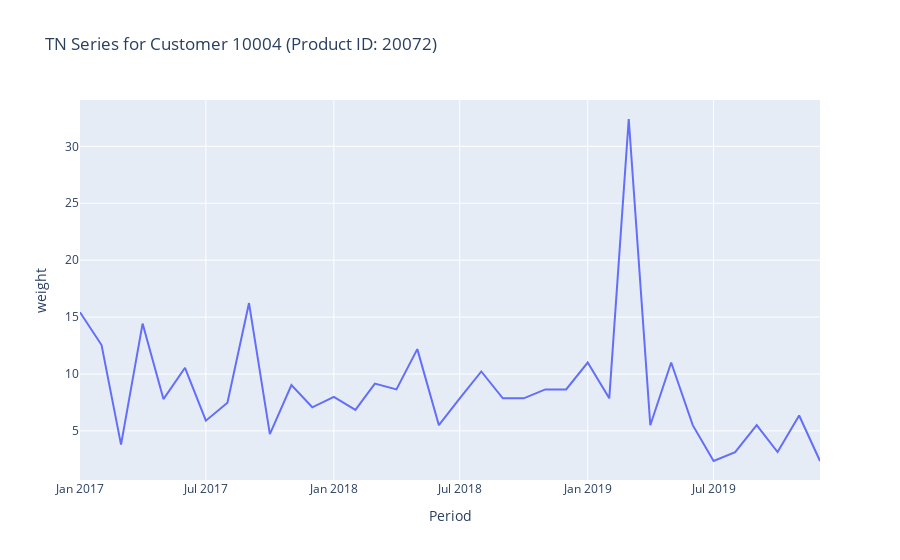

The notebook cell saved with this chart:
### Code cell
prod_id = 20072
col = 'weight'

# Pivot the dataframe to have customer_id as columns and periodo as the index
df_filtered_product = df_final.copy()
df_filtered_product =  df_filtered_product[(df_filtered_product['product_id'] == prod_id)]
df_filtered_product.reset_index(inplace=True)
# Find the customer_id with the maximum value of the column col
max_customer_id = df_filtered_product.loc[df_filtered_product[col].idxmax(), 'customer_id']

print(f'The customer_id with the maximum value in the column {col} is {max_customer_id}')



df_filtered_product =  df_filtered_product[(df_filtered_product['customer_id'] == max_customer_id)]



df_filtered_product.reset_index(inplace=True)
df_pivot = df_filtered_product.pivot(index='periodo', columns='customer_id', values= col)

# Convert 'periodo' from PeriodIndex to Timestamp
df_pivot.index = df_pivot.index.to_timestamp()

#Create the plot using Plotly
fig = go.Figure()

for column in df_pivot.columns:
    fig.add_trace(go.Scatter(x=df_pivot.index, y=df_pivot[column], mode='lines', name=f'Customer {column}'))

# Customize the layout
fig.update_layout(
    title=f'TN Series for Customer {max_customer_id} (Product ID: {prod_id})',
    xaxis_title='Period',
    yaxis_title=col,
    hovermode='x unified'
)

# Show the plot
fig.show()

### Figure 1 — Plotly figure (JSON) as saved in the notebook; plotly's stock layout.template omitted (floating-point values rounded to 4 significant figures)
{"data": [{"mode": "lines", "name": "Customer 10004", "type": "scatter", "x": ["2017-01-01T00:00:00", "2017-02-01T00:00:00", "2017-03-01T00:00:00", "2017-04-01T00:00:00", "2017-05-01T00:00:00", "2017-06-01T00:00:00", "2017-07-01T00:00:00", "2017-08-01T00:00:00", "2017-09-01T00:00:00", "2017-10-01T00:00:00", "2017-11-01T00:00:00", "2017-12-01T00:00:00", "2018-01-01T00:00:00", "2018-02-01T00:00:00", "2018-03-01T00:00:00", "2018-04-01T00:00:00", "2018-05-01T00:00:00", "2018-06-01T00:00:00", "2018-07-01T00:00:00", "2018-08-01T00:00:00", "2018-09-01T00:00:00", "2018-10-01T00:00:00", "2018-11-01T00:00:00", "2018-12-01T00:00:00", "2019-01-01T00:00:00", "2019-02-01T00:00:00", "2019-03-01T00:00:00", "2019-04-01T00:00:00", "2019-05-01T00:00:00", "2019-06-01T00:00:00", "2019-07-01T00:00:00", "2019-08-01T00:00:00", "2019-09-01T00:00:00", "2019-10-01T00:00:00", "2019-11-01T00:00:00", "2019-12-01T00:00:00"], "y": [15.43, 12.55, 3.8, 14.43, 7.797, 10.55, 5.897, 7.469, 16.23, 4.717, 9.025, 7.076, 7.993, 6.847, 9.156, 8.649, 12.19, 5.504, 7.862, 10.22, 7.862, 7.862, 8.649, 8.649, 11.01, 7.862, 32.4, 5.504, 11.01, 5.504, 2.359, 3.145, 5.504, 3.145, 6.355, 2.359]}], "layout": {"hovermode": "x unified", "title": {"text": "TN Series for Customer 10004 (Product ID: 20072)"}, "xaxis": {"title": {"text": "Period"}}, "yaxis": {"title": {"text": "weight"}}}}
